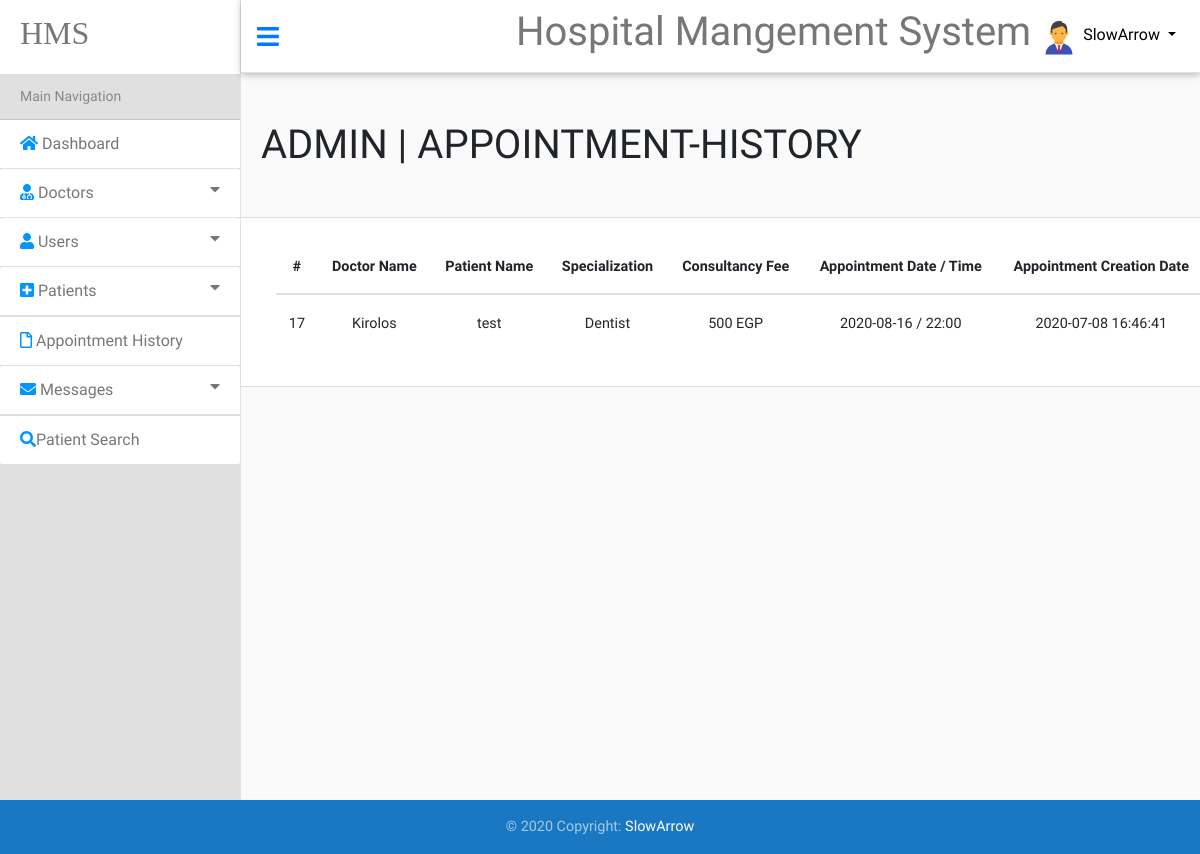
The page /System/Admin/Appointment-History.php (signed in) on the database its author committed.
### tables this page shows
CREATE TABLE `appointments` (
  `A_ID` int(11) NOT NULL,
  `DoctorSpecializationID` int(11) NOT NULL,
  `UserID` int(11) NOT NULL,
  `DoctorID` int(11) NOT NULL,
  `consultancyFees` varchar(255) DEFAULT NULL,
  `appointmentDate` varchar(255) NOT NULL,
  `appointmentTime` varchar(255) NOT NULL,
  `Creation_Date` datetime DEFAULT NULL
);

CREATE TABLE `doctors` (
  `ID` int(11) NOT NULL,
  `Name` varchar(255) NOT NULL,
  `SpecializationID` int(11) NOT NULL,
  `Address` varchar(255) NOT NULL,
  `DocFees` int(11) NOT NULL,
  `ContactNo` int(11) NOT NULL,
  `Email` varchar(255) NOT NULL,
  `Password` varchar(255) NOT NULL,
  `RegisterDate` date NOT NULL
);

CREATE TABLE `users` (
  `ID` int(11) NOT NULL,
  `Full_Name` varchar(255) NOT NULL,
  `Address` varchar(255) NOT NULL,
  `Gender` int(1) NOT NULL COMMENT '0 = > Male\r\n1 => Female',
  `Username` varchar(255) NOT NULL,
  `Email` varchar(255) NOT NULL,
  `Password` varchar(255) NOT NULL,
  `RegisterDate` date NOT NULL
);

CREATE TABLE `doctorspecialization` (
  `ID` int(11) NOT NULL,
  `Specialization` varchar(255) NOT NULL,
  `Creation_Date` datetime NOT NULL
);

### System/Class/Helper.php (called while the page is built, shortened)
<?php
    class Helper{
        public function getPageName(){
            $curPageName = substr($_SERVER["SCRIPT_NAME"],strrpos($_SERVER["SCRIPT_NAME"],"/")+1);
            $curPageName = substr($curPageName,0,strpos($curPageName,"."));
            return $curPageName;
        }
    }
    $helper = new Helper();
?>

### System/Admin/Database/Connection.php (called while the page is built, shortened)
<?php
    class Connection{
        function __construct($dbName = "Hospital_Mangement_System", $host = "localhost", $username = 'root', $pass = 'root', $options = []){
            try{
                $this->con = new PDO("mysql:host={$host};dbname={$dbName};charset=utf8",$username,$pass,$options);
            } catch(PDOException $e){
                throw new Exception($e->getMessage());
            }
        }
    }
?>

### System/Class/Appointment.php (called while the page is built, shortened)
<?php
    require_once "Database/Database.php";
    class Appointment extends Database{
        public function getAppointments(){
            $sql = "SELECT *
                    FROM appointments A INNER JOIN doctors D ON A.DoctorID = D.ID
                    INNER JOIN doctorspecialization S ON S.ID = DoctorSpecializationID INNER JOIN users U ON A.UserID = U.ID";
            return $this->getRows($sql);
        }
    }
    $apt = new Appointment();
?>

### System/Admin/Database/Database.php (called while the page is built, shortened)
<?php
    require_once "Connection.php";
    class Database extends Connection{
        public function getRows($sql,$para=[]){
            try{
                $stmt = $this->con->prepare($sql);
                $stmt->execute($para);
                return $stmt->fetchAll();
            } catch(PDOException $e){
                throw new Exception($e->getMessage());
            }
        }
    }

### System/Admin/Appointment-History.php (the view, shortened to what this page needs)
<?php
include "init.php";
if(isset($_SESSION['Admin'])){
    include "../Class/Appointment.php";
?>
<div class='userPage'>
    <h1>ADMIN | <?php echo strtoupper($helper->getPageName()); ?></h1>
    <div class='DashboardBox'>
        <div class='container Appointment'>
            <div class='table-responsive'>
            <table class='table table-hover'>
                <thead>
                    <tr>
                        <th scope='col'>#</th>
                        <th scope='col'>Doctor Name</th>
                        <th scope='col'>Patient Name</th>
                        <th scope='col'>Specialization</th>
                        <th scope='col'>Consultancy Fee</th>
                        <th scope='col'>Appointment Date / Time</th>
                        <th scope='col'>Appointment Creation Date</th>
                    </tr>
                </thead>
                <tbody>
                    <?php
                        foreach($apt->getAppointments() as $data){
                            echo "<tr>";
                                echo "<td>".$data['A_ID']."</td>";
                                echo "<td>".$data['Name']."</td>";
                                echo "<td>".$data['Full_Name']."</td>";
                                echo "<td>".$data['Specialization']."</td>";
                                echo "<td>".$data['consultancyFees']."</td>";
                                echo "<td>".$data['appointmentDate']." / ".$data['appointmentTime']."</td>";
                                echo "<td>".$data['Creation_Date']."</td>";
                            echo "</tr>";
                        }
                    ?>
                </tbody>
            </table>
            </div>
        </div>
    </div>
</div>
</div>
    </div>
<footer class="page-footer font-small blue">
  <div class="footer-copyright text-center py-3">© 2020 Copyright:
    <a href="https://www.facebook.com/Kirolos.Yossef23" target='_blank'>SlowArrow</a>
  </div>
</footer>
<?php }
    else {
        $helper->redirect("http://127.0.0.1/Hospital%20Mangement%20System/");
    }
    include $tpl . "footer.php";
    ?>

### System/Admin/Design/Css/style.css (style rules this page uses)
* { font-family: 'Ropa Sans', sans-serif; box-sizing: border-box; }
th { font-weight: bold !important; }
.userPage h1 { margin:48px 20px; }
.userPage .DashboardBox { width:100%; background:#FFF; border-top:1px solid #DDD; border-bottom:1px solid #DDD; }
.userPage .DashboardBox .container { margin: 20px !important; }
.userPage .DashboardBox .Appointment { text-align: center;; }
.admin table.table th, table.table td { padding-top:0px; padding-bottom:0px; }

### rows shown on the page
appointments: A_ID "17", DoctorID.Name "Kirolos", UserID.Full_Name "test", DoctorSpecializationID.Specialization "Dentist", consultancyFees "500 EGP", appointmentDate "2020-08-16", appointmentTime "22:00", DoctorSpecializationID.Creation_Date "2020-07-08 16:46:41"

### other values the page prints
$_SESSION['Admin'] "SlowArrow"
$helper->getPageName() "APPOINTMENT-HISTORY"
